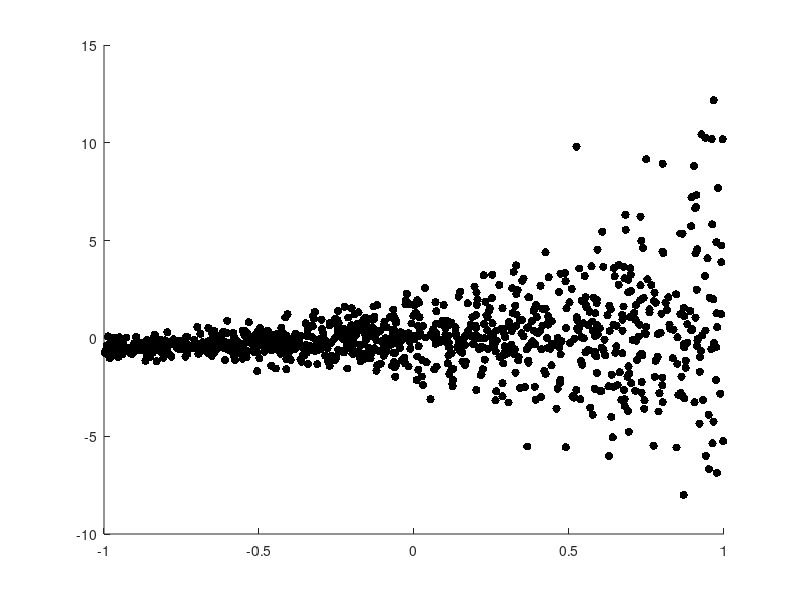

Here is the MATLAB script that generated this plot: (Note: this script raises an error after producing the figure.)
% Exercise - Understanding the method of paired bootstrap

%% 1. Aim of the exercise
% To understand how to correctly estimate standard errors of regression
% coefficients when the error variance is not constant (i.e.,
% heteroskedasticity is present). Standard inference methods can be
% misleading in such cases. We use the paired bootstrap method, which
% resamples observations as (y, X) pairs, to account for heteroskedasticity
% and compare its performance to sampling directly from the population.

%% 2. Theory
% Refer to the accompanying PDF file for the theory.

%% 3. Set values for the parameters of the simulation

% 3.1. Clear the memory
clear;

% 3.2. Set the number of simulations as the number of bootstrap samples
N_sim = 5000;

%% 4. Generate population data

% 4.1. Set the population size
N_obs_pop = 1000;

% 4.2. Generate data for the independent variable
X_pop = [random('Uniform',-1,1,[N_obs_pop,1])];

% 4.3. Heteroskedasticity parameter 
Gamma = 1.5; 

% 4.4. Generate error
u_pop = random('Normal',0,exp(X_pop*Gamma),[N_obs_pop,1]);

% 4.5. Set true beta of the model
B_true = 0.5; 

% 4.6. Generate y
y_pop = X_pop*B_true+u_pop;

% 4.7. Create the (paired) population data
data_pop = [y_pop X_pop];

%% 5. Plot the scatter diagram and the OLS fitted line
figure;
scatter(X_pop,y_pop,'filled','MarkerFaceColor','black');
hold on
h = lsline;
set(h,'Color','blue','LineWidth',2);
xlabel('X');
ylabel('y');
title('Fig. 1. Simulated heteroskedastic data');
hold off;

%% 6. Draw samples from the population

% 6.1. Set the sample size
N_obs_sample = 100;

% 6.2. Preallocate matrix to save (paired) samples
data_samples_pop = NaN(N_obs_sample,2,N_sim);

% 6.3. Preallocate vector to store coeficient estimates
B_hats_data_samples_pop = NaN(N_sim,1);

% 6.4. Monte Carlo sampling
for i = 1:N_sim
    sample_i = datasample(data_pop,N_obs_sample,'Replace',false);
    data_samples_pop(:,:,i) = sample_i; % Save samples in third dimension
    y = sample_i(:,1);
    X = sample_i(:,2);
    LSS = exercisefunctionlss(y, X);
    B_hats_data_samples_pop(i) = LSS.B_hat(1,1);
end

%% 7. Pick an "initial" sample

% Pick a sample from the samples drawn from the population
data_sample = datasample(data_samples_pop(:,:,i),N_obs_sample, ...
    'Replace',false);

%% 8. Draw (bootsrap) samples from the initial sample 

% 8.1. Preallocate vector to store coefficient estimates
B_hats_data_samples_boot = NaN(N_sim,1);

% 8.2. Draw samples from the original sample and compute the coefficient estimate each time 
for i = 1:N_sim
    data_samples_boot = datasample(data_sample,N_obs_sample,'Replace',true);
    y = data_samples_boot(:,1);
    X = data_samples_boot(:,2);
    LSS = exercisefunctionlss(y,X); 
    B_hats_data_samples_boot(i) = LSS.B_hat(1,1); 
end

%% 9. Plot the estimated PDFs
figure;
hold on
ksdensity(B_hats_data_samples_boot,'function','pdf');
ksdensity(B_hats_data_samples_pop,'function','pdf');
xline(B_true,'Color','black');
ylabel('Density');
xlabel('B\_hat');
legend('Bootstrap sampling','Population sampling','B\_true');
title('Fig. 2. PDF comparison: bootstrap B\_hat vs. population sample B\_hat');
hold off;

%% 10. Plot the estimated CDFs
figure;
hold on
ksdensity(B_hats_data_samples_boot,'function','cdf');
ksdensity(B_hats_data_samples_pop,'function','cdf');
ylabel('Cumulative distribution');
xlabel('B\_hat');
legend('Bootstrap sampling','Population sampling');
title('Fig. 3. CDF comparison: bootstrap B\_hat vs. population sample B\_hat');
hold off
